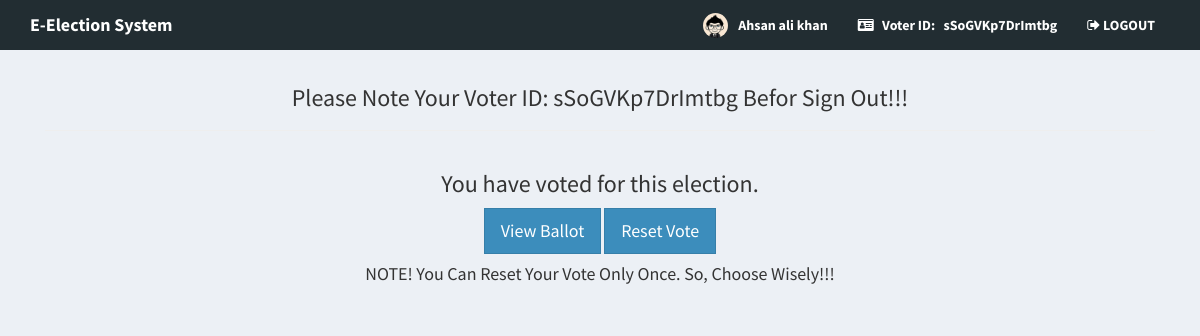
The page /voter_home.php (signed in) on the database its author committed.
### tables this page shows
CREATE TABLE `voters` (
  `id` int(11) NOT NULL,
  `name` varchar(30) NOT NULL,
  `mobile_no` varchar(13) NOT NULL,
  `address` varchar(100) NOT NULL,
  `nic_no` varchar(20) NOT NULL,
  `constituency_name` varchar(30) NOT NULL,
  `province_name` varchar(30) NOT NULL,
  `voters_id` varchar(15) NOT NULL,
  `password` varchar(60) NOT NULL,
  `photo` varchar(150) NOT NULL,
  `reset_vote` int(1) NOT NULL,
  `otp_code` varchar(6) NOT NULL
);

### includes/session.php (called while the page is built, shortened)
<?php
	include 'includes/conn.php';
	if(isset($_SESSION['voter'])){
		$sql = "SELECT * FROM voters WHERE id = '".$_SESSION['voter']."'";
		$query = $conn->query($sql);
		$voter = $query->fetch_assoc();
	}
	else{
		header('location: voter_login.php');
		exit();
	}
?>

### voter_home.php (shortened to what this page needs)
<?php include 'includes/session.php'; ?>
<?php include 'includes/header.php'; ?>
<body class="hold-transition skin-blue layout-top-nav">
<div class="wrapper">
    <?php include 'includes/navbar.php'; ?>
      <div class="content-wrapper">
        <div class="container">
          <section class="content">
            <?php
                $parse = parse_ini_file('admin/config.ini', FALSE, INI_SCANNER_RAW);
                $title = $parse['election_title'];
            ?>
            <h3 class="text-center">Please Note Your Voter ID: <?php echo $voter['voters_id']; ?> Befor Sign Out!!!</h3>
            <h1 class="page-header text-center title"><b><?php echo strtoupper($title); ?></b></h1>
            <div class="row">
                <div class="col-sm-10 col-sm-offset-1">
                    <?php
                        $sql = "SELECT * FROM list_votes WHERE voters_id = '".$voter['id']."'";
                        $vquery = $conn->query($sql);
                        if($vquery->num_rows > 0){
                            ?>
                            <?php if($voter['reset_vote'] == '0'){ ?>
                            <div class="text-center">
                                <h3>You have voted for this election.</h3>
                                <a href="#view" data-toggle="modal" class="btn btn-flat btn-primary btn-lg">View Ballot</a>
								<a href="#reset" data-toggle="modal" class="btn btn-flat btn-primary btn-lg">Reset Vote</a>
                                <h4>NOTE! You Can Reset Your Vote Only Once. So, Choose Wisely!!!</h4>
                            </div>
                        <?php
                             }
                        }
                    ?>
                </div>
            </div>
          </section>
        </div>
      </div>
</div>
</body>
</html>

### includes/navbar.php (shortened to what this page needs)
<header class="main-header">
  <nav class="navbar navbar-static-top">
    <div class="container">
      <div class="navbar-header">
        <a href="#" class="navbar-brand"><b>E-Election System</a>
      </div>
      <div class="navbar-custom-menu">
        <ul class="nav navbar-nav">
          <li class="user user-menu">
            <a href="">
              <img src="<?php echo (!empty($voter['photo'])) ? 'images/'.$voter['photo'] : 'images/profile.jpg' ?>" class="user-image" alt="User Image">
              <span class="hidden-xs"><?php echo $voter['name']; ?></span>
            </a>
          </li>
          <li><a href="#"><i class="fa fa-id-card"></i>&nbsp;&nbsp; Voter ID:&nbsp;&nbsp; <?php echo $voter['voters_id']; ?></a></li>
          <li><a href="logout.php"><i class="fa fa-sign-out"></i> LOGOUT</a></li>
          </ul>
      </div>
    </div>
  </nav>
</header>

### includes/header.php (style rules this page uses)
.title { font-size: 50px; }

### rows shown on the page
voters: photo (placeholder picture), name "Ahsan ali khan", voters "sSoGVKp7DrImtbg"
